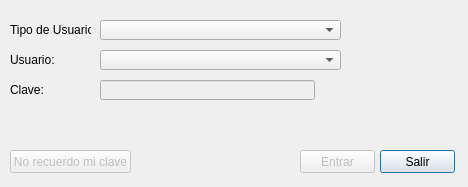
<?xml version="1.0" encoding="UTF-8"?>
<ui version="4.0">
 <class>Dialogo_Identificacion</class>
 <widget class="QDialog" name="Dialogo_Identificacion">
  <property name="windowModality">
   <enum>Qt::ApplicationModal</enum>
  </property>
  <property name="geometry">
   <rect>
    <x>0</x>
    <y>0</y>
    <width>468</width>
    <height>187</height>
   </rect>
  </property>
  <property name="windowTitle">
   <string>Identificación</string>
  </property>
  <property name="windowIcon">
   <iconset>
    <normaloff>image/icon/Icono.ico</normaloff>image/icon/Icono.ico</iconset>
  </property>
  <widget class="QLabel" name="label">
   <property name="geometry">
    <rect>
     <x>350</x>
     <y>0</y>
     <width>101</width>
     <height>101</height>
    </rect>
   </property>
   <property name="text">
    <string/>
   </property>
   <property name="pixmap">
    <pixmap>image/usuarios/usu17.png</pixmap>
   </property>
   <property name="scaledContents">
    <bool>true</bool>
   </property>
  </widget>
  <widget class="QPushButton" name="pushButton">
   <property name="geometry">
    <rect>
     <x>380</x>
     <y>150</y>
     <width>75</width>
     <height>23</height>
    </rect>
   </property>
   <property name="text">
    <string>Salir</string>
   </property>
   <property name="default">
    <bool>false</bool>
   </property>
  </widget>
  <widget class="QPushButton" name="pushButton_2">
   <property name="enabled">
    <bool>false</bool>
   </property>
   <property name="geometry">
    <rect>
     <x>300</x>
     <y>150</y>
     <width>75</width>
     <height>23</height>
    </rect>
   </property>
   <property name="text">
    <string>Entrar</string>
   </property>
  </widget>
  <widget class="QPushButton" name="pushButton_3">
   <property name="enabled">
    <bool>false</bool>
   </property>
   <property name="geometry">
    <rect>
     <x>10</x>
     <y>150</y>
     <width>121</width>
     <height>23</height>
    </rect>
   </property>
   <property name="toolTip">
    <string>&lt;html&gt;
 &lt;body style=&quot;background-color: red;  font-color:white;&quot;&gt;
   &lt;p &gt;Si pulsás éste botón se enviará archivo de texto con tu clave de acceso al administrador del software.&lt;/p&gt;
 &lt;/body&gt;
&lt;/html&gt;</string>
   </property>
   <property name="text">
    <string>No recuerdo mi clave</string>
   </property>
   <property name="checkable">
    <bool>false</bool>
   </property>
  </widget>
  <widget class="QLabel" name="label_5">
   <property name="enabled">
    <bool>false</bool>
   </property>
   <property name="geometry">
    <rect>
     <x>320</x>
     <y>80</y>
     <width>21</width>
     <height>20</height>
    </rect>
   </property>
   <property name="text">
    <string/>
   </property>
   <property name="pixmap">
    <pixmap>image/icon/idea.png</pixmap>
   </property>
   <property name="scaledContents">
    <bool>true</bool>
   </property>
  </widget>
  <widget class="QComboBox" name="comboBox_2">
   <property name="geometry">
    <rect>
     <x>100</x>
     <y>20</y>
     <width>241</width>
     <height>20</height>
    </rect>
   </property>
  </widget>
  <widget class="QLineEdit" name="lineEdit_2">
   <property name="enabled">
    <bool>false</bool>
   </property>
   <property name="geometry">
    <rect>
     <x>100</x>
     <y>80</y>
     <width>215</width>
     <height>20</height>
    </rect>
   </property>
   <property name="maxLength">
    <number>8</number>
   </property>
   <property name="echoMode">
    <enum>QLineEdit::Password</enum>
   </property>
  </widget>
  <widget class="QLabel" name="label_4">
   <property name="geometry">
    <rect>
     <x>10</x>
     <y>20</y>
     <width>81</width>
     <height>20</height>
    </rect>
   </property>
   <property name="text">
    <string>Tipo de Usuario:</string>
   </property>
  </widget>
  <widget class="QLabel" name="label_3">
   <property name="geometry">
    <rect>
     <x>10</x>
     <y>50</y>
     <width>81</width>
     <height>20</height>
    </rect>
   </property>
   <property name="text">
    <string>Usuario:</string>
   </property>
  </widget>
  <widget class="QLabel" name="label_2">
   <property name="geometry">
    <rect>
     <x>10</x>
     <y>80</y>
     <width>81</width>
     <height>20</height>
    </rect>
   </property>
   <property name="text">
    <string>Clave:</string>
   </property>
  </widget>
  <widget class="QComboBox" name="comboBox">
   <property name="geometry">
    <rect>
     <x>100</x>
     <y>50</y>
     <width>241</width>
     <height>20</height>
    </rect>
   </property>
  </widget>
 </widget>
 <resources/>
 <connections/>
</ui>
